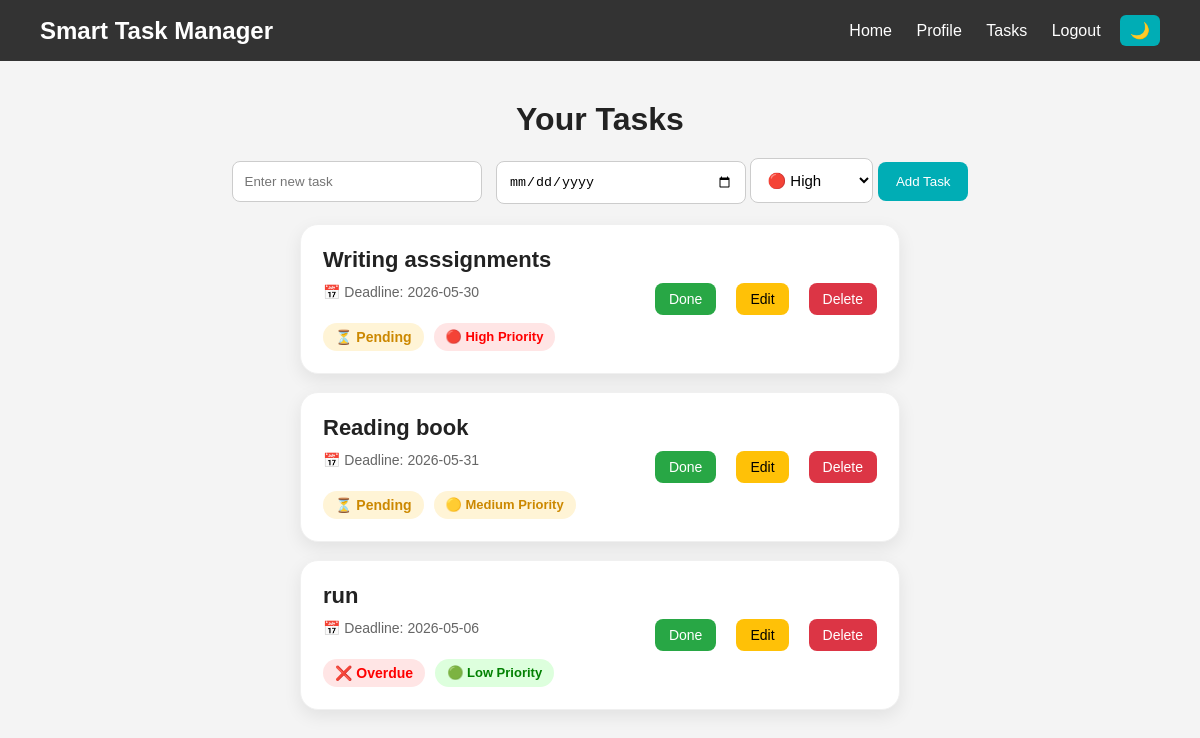
/tasks (signed in), run on the app's committed database.
### tables this page shows
CREATE TABLE tasks (
        id INTEGER PRIMARY KEY AUTOINCREMENT,
        username TEXT,
        task TEXT,
        status TEXT DEFAULT 'pending',
        deadline TEXT,
        priority TEXT DEFAULT 'Medium'
    );

### app.py (the view, shortened to what this page needs)
@app.route('/tasks', methods=['GET', 'POST'])
def tasks():
    if 'user' not in session:
        return redirect('/login')
    conn = sqlite3.connect("data.db")
    c = conn.cursor()
    c.execute("SELECT * FROM tasks WHERE username=?",
              (session['user'],))
    data = c.fetchall()
    conn.close()
    today = datetime.now().date()
    updated_tasks = []
    for task in data:
        try:
            deadline_date = datetime.strptime(task[4], "%Y-%m-%d").date()
        except:
            deadline_date = None
        updated_tasks.append(
        (
            task[0],#id
            task[1],#username
            task[2],#task
            task[3],#status
            deadline_date,
            task[5] #priority
        )
    )
    return render_template('tasks.html', tasks=updated_tasks,today=today)

### templates/tasks.html (shortened to what this page needs)
    {% extends "base.html" %}
    {% block content %}
    <div class="tasks-page">
        <h1>Your Tasks</h1>
        <form method="POST" action="/tasks" class="task-form">
            <input type="text" name="task" placeholder="Enter new task" required>
            <input type="date" name="deadline" required>
            <select name="priority" required>
                <option value="High">🔴 High</option>
            </select>
            <button type="submit">Add Task</button>
        </form>
        <ul class="task-list">
            {% for task in tasks %}
            <li class="task-item">
                <div class="task-left">
                    <h3>{{ task[2] }}</h3>
                    <small>
                        📅 Deadline: {{ task[4] }}
                    </small>
                    <br>
                    <div class="task-badges">
                    {% if task[3] == 'completed' %}
                    <span class="completed-badge">
                        ✅ Completed
                    </span>
                    {% elif task[4] < today %} <span class="overdue-badge">
                        ❌ Overdue
                        </span>
                        {% else %}
                        <span class="pending-badge">
                            ⏳ Pending
                        </span>
                        {% endif %}
                        {% if task[5]|lower == 'high' %}
                        <span class="high-priority">
                            🔴 High Priority
                        </span>
                        {% elif task[5]|lower == 'medium' %}
                        <span class="medium-priority">
                            🟡 Medium Priority
                        </span>
                        {% else %}
                        <span class="low-priority">
                            🟢 Low Priority
                        </span>
                        {% endif %}
                        </div>
                </div>
                <div class="task-actions">
                    {% if task[3] == 'pending' %}
                    <a href="/complete/{{ task[0] }}" class="done-btn">
                        Done
                    </a>
                    {% endif %}
                    <a href="/edit/{{ task[0] }}" class="edit-btn">
                        Edit
                    </a>
                    <a href="/delete/{{ task[0] }}" class="delete-btn">
                        Delete
                    </a>
                </div>
            </li>
            {% endfor %}
        </ul>
    </div>
    {% endblock %}

### static/style.css (style rules this page uses)
body, nav, .login-box, .feature-card, .task-item, .card, .stat-card, .extra-card, table, input, button { transition: background-color 0.3s ease, color 0.3s ease, border-color 0.3s ease; }
* { margin: 0; padding: 0; box-sizing: border-box; }
body { font-family: Arial, sans-serif; background-color: #f4f4f4; }
.tasks-page { padding: 40px; text-align: center; }
.tasks-page h1 { margin-bottom: 20px; color: #222; }
.task-form { margin-bottom: 20px; }
.task-form input { padding: 12px; width: 250px; border: 1px solid #ccc; border-radius: 8px; }
.task-form button { padding: 12px 18px; border: none; background-color: #00adb5; color: white; border-radius: 8px; cursor: pointer; }
.task-list { list-style: none; padding: 0; max-width: 600px; margin: auto; }
.task-list a { margin-left: 10px; text-decoration: none; color: #00adb5; }
.task-badges { display: flex; gap: 10px; flex-wrap: wrap; margin-top: 12px; }
.task-item { background: white; margin: 18px 0; padding: 22px; border-radius: 18px; display: flex; justify-content: space-between; align-items: center; gap: 20px; box-shadow: 0 6px 18px rgba(0,0,0,0.08); border: 1px solid #f0f0f0; transition: all 0.3s ease; }
.task-left { text-align: left; }
.task-left h3 { margin-bottom: 10px; color: #222; font-size: 22px; font-weight: 600; }
.task-left small { color: #666; font-size: 14px; }
.pending-badge { display: inline-block; margin-top: 10px; background: #fff4d6; color: #cc8800; padding: 6px 12px; border-radius: 20px; font-size: 14px; font-weight: bold; }
.overdue-badge { display: inline-block; margin-top: 10px; background: #ffe5e5; color: red; padding: 6px 12px; border-radius: 20px; font-size: 14px; font-weight: bold; }
.task-form input[type="date"] { padding: 12px; border: 1px solid #ccc; border-radius: 8px; margin-left: 10px; }
.task-actions .done-btn, .task-actions .delete-btn { padding: 8px 14px; border: none; border-radius: 8px; font-size: 14px; cursor: pointer; font-weight: 500; transition: all 0.2s ease-in-out; text-decoration: none; display: inline-block; }
.task-actions .done-btn { background-color: #28a745; color: white; }
.task-actions .delete-btn { background-color: #dc3545; color: white; }
.task-actions { display: flex; gap: 10px; align-items: center; flex-wrap: wrap; }
html { scroll-behavior: smooth; }
button, .hero-btn, .done-btn, .delete-btn { transition: all 0.3s ease; }
.task-actions .edit-btn { background-color: #ffc107; color: black; padding: 8px 14px; border-radius: 8px; text-decoration: none; font-size: 14px; font-weight: 500; transition: 0.2s; }
.high-priority, .medium-priority, .low-priority { display: inline-block; margin-top: 10px; padding: 6px 12px; border-radius: 20px; font-size: 13px; font-weight: bold; }
.high-priority { background-color: #ffe5e5; color: #ff0000; }
.medium-priority { background-color: #fff4d6; color: #cc8800; }
.low-priority { background-color: #ddffdd; color: green; }
select { padding: 12px; border-radius: 8px; border: 1px solid #ccc; font-size: 15px; background-color: white; cursor: pointer; transition: all 0.3s ease; }

### data on the page
tasks: task "Writing asssignments", deadline "2026-05-30", status "⏳ Pending", priority "🔴 High Priority"
tasks: task "Reading book", deadline "2026-05-31", status "⏳ Pending", priority "🟡 Medium Priority"
tasks: task "run", deadline "2026-05-06", status "❌ Overdue", priority "🟢 Low Priority"
